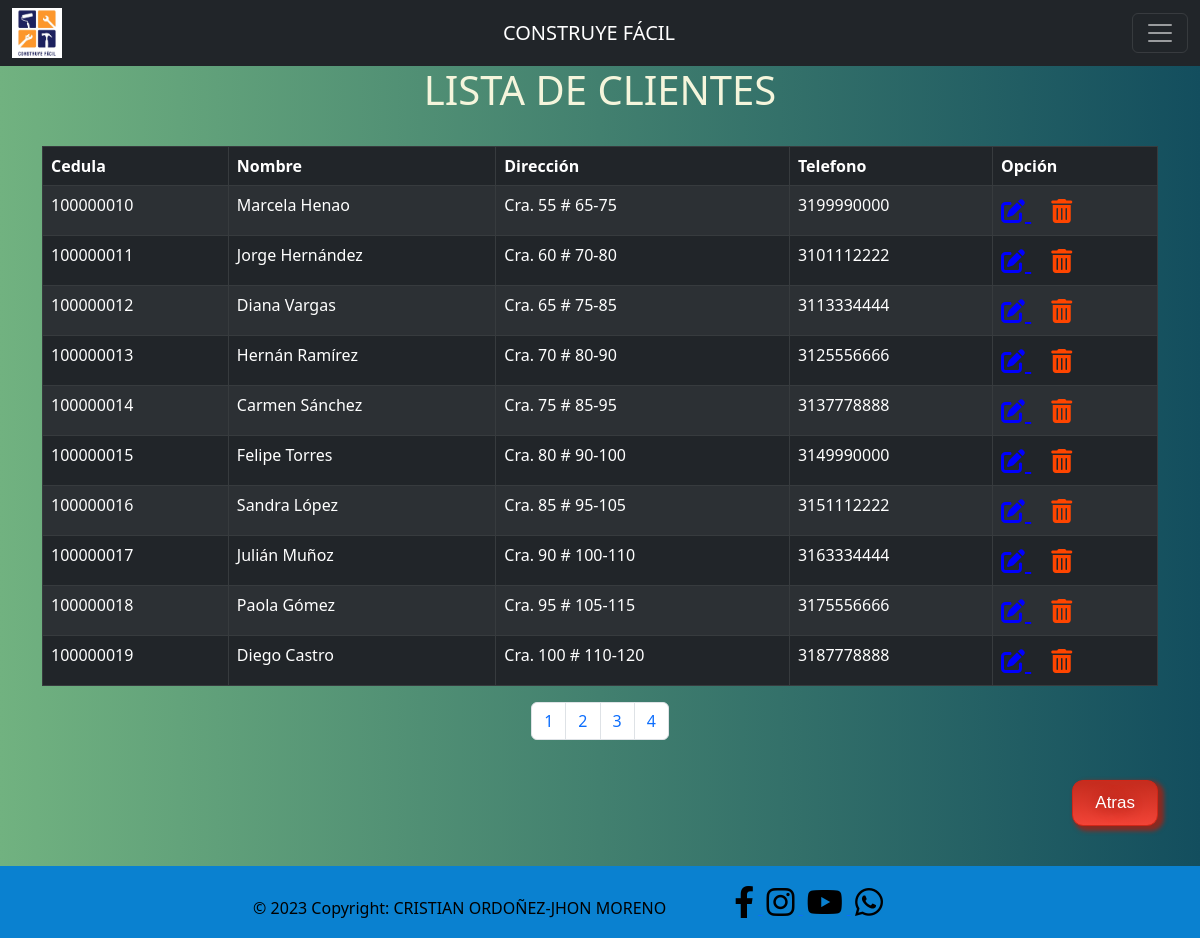
Screenshot of /clientes/listar-cliente/1 (signed in) with the database file from the repository.
### tables this page shows
CREATE TABLE "cliente" (
	"id_cli"	TEXT,
	"nom_cli"	TEXT,
	"dir_cli"	TEXT,
	"tel_cli"	TEXT,
	PRIMARY KEY("id_cli")
);

### clientes/clientes.py (the view)
@cliente.route('/clientes/listar-cliente')
@cliente.route('/clientes/listar-cliente/<int:page>')
def listar_cliente(page=0):
    page = 10*page
    titulo="Listar Cliente"
    try:
        dato=listar(tabla="cliente",item=page)
        return render_template('listar_cliente.html',dato=dato, titulo=titulo)
    except Exception:
        return abort(404)

### app.py (called while the page is built)
def get_locale():
    lugar , hora = locale.getdefaultlocale()
    return lugar

### clientes/clientes.py (called while the page is built)
@cliente.before_request
def validar_sesion():
    if 'rol' not in session:
        return redirect('/')

### controller.py (called while the page is built)
def dbacces(frase):
    conn = sqlite3.connect('dbFerreteria.db')
    cursor= conn.cursor()
    cursor.execute(frase)
    conn.commit()
    dato=cursor.fetchall()
    cursor.close
    return dato

def listar(tabla, item):
    listar=f'SELECT * FROM {tabla} LIMIT 10 OFFSET {item};'
    dato=dbacces(listar)
    return dato

### clientes/templates/listar_cliente.html (shortened to what this page needs)
{% extends 'layout.html' %}
    {% block body %}
    <div class="fondo_lista_tra">
        <h1 style="color: beige; text-align: center;">{{_('LISTA DE CLIENTES')}}</h1>
        <div class="container">
            <br>
            <table class="table table-dark table-striped table-bordered" id="example">
                <thead style="background-color: orange; color: rgb(255, 255, 255);">
                    <th>{{_('Cedula')}}</th>
                    <th>{{_('Nombre')}}</th>
                    <th>{{_('Dirección')}}</th>
                    <th>{{_('Telefono')}}</th>
                    <th>{{_('Opción')}}</th>
                </thead>
                <tbody>
                    {% for fila in dato %}
                    <tr>
                        {% for elem in fila %}
                        <td>{{elem}}</td>
                        {% endfor %}
                        <td>
                            <span style="font-size: 24px; margin-right: 20px;">
                                <a style="color: blue;" href=""> <i class="fas fa-edit"></i> </a>
                            </span>
                            <span style="font-size: 24px;">
                                <a  style="color: orangered;" href=""> <i class="fas fa-trash-alt"></i> </a>
                            </span>
                        </td>
                    </tr>
                    {% endfor %}
                </tbody>
            </table>
            <nav aria-label="Page navigation example">
                <ul class="pagination justify-content-center">
                  <li class="page-item"><a class="page-link" href="/clientes/listar-cliente/0">1</a></li>
                  <li class="page-item"><a class="page-link" href="/clientes/listar-cliente/1">2</a></li>
                  <li class="page-item"><a class="page-link" href="/clientes/listar-cliente/2">3</a></li>
                  <li class="page-item"><a class="page-link" href="/clientes/listar-cliente/3">4</a></li>
                </ul>
            </nav>
            <br>
            <div class="posicion">
                <a href="/clientes" class="button_atras">{{_('Atras')}}</a>
            </div>
            <br>
        </div>
    </div>
    {% endblock body %}

### static/css/style.css (style rules this page uses)
.posicion { display: flex; justify-content: right; align-items: right; }
.button_atras { box-shadow: 4px 3px 4px 2px #8a2a21; background: linear-gradient( #c62d1f 5%, #f24437 100%); background-color: #c62d1f; border-radius: 11px; border: 1px solid #d02718; display: inline-block; cursor: pointer; color: white; font-family: Arial; font-size: 17px; padding: 9px 22px; text-decoration: none; text-shadow: 0px 1px 15px #810e05; }
.fondo_lista_tra { width: 100%; height: 800px; background: #134E5E; background: -webkit-linear-gradient(to right, #71B280, #134E5E); background: linear-gradient(to right, #71B280, #134E5E); }

### rows the page displays
cliente: id_cli "100000010", nom_cli "Marcela Henao", dir_cli "Cra. 55 # 65-75", tel_cli "3199990000"
cliente: id_cli "100000011", nom_cli "Jorge Hernández", dir_cli "Cra. 60 # 70-80", tel_cli "3101112222"
cliente: id_cli "100000012", nom_cli "Diana Vargas", dir_cli "Cra. 65 # 75-85", tel_cli "3113334444"
cliente: id_cli "100000013", nom_cli "Hernán Ramírez", dir_cli "Cra. 70 # 80-90", tel_cli "3125556666"
cliente: id_cli "100000014", nom_cli "Carmen Sánchez", dir_cli "Cra. 75 # 85-95", tel_cli "3137778888"
cliente: id_cli "100000015", nom_cli "Felipe Torres", dir_cli "Cra. 80 # 90-100", tel_cli "3149990000"
cliente: id_cli "100000016", nom_cli "Sandra López", dir_cli "Cra. 85 # 95-105", tel_cli "3151112222"
cliente: id_cli "100000017", nom_cli "Julián Muñoz", dir_cli "Cra. 90 # 100-110", tel_cli "3163334444"
cliente: id_cli "100000018", nom_cli "Paola Gómez", dir_cli "Cra. 95 # 105-115", tel_cli "3175556666"
cliente: id_cli "100000019", nom_cli "Diego Castro", dir_cli "Cra. 100 # 110-120", tel_cli "3187778888"
